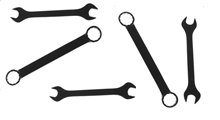
#> input picture Dibujar/llaves.png, 220 x 120 px
$ python dibujar.py
#> lines starting #> are read from the running program, lines starting #| are printed output that depends on the picture; after the words box and inside, x2 and y2 are one past the last pixel; in counts of white or black regions, pixels touching at a corner belong together
import cv2
import numpy as np
import matplotlib.pyplot as plt
from skimage.color import rgb2gray
from skimage.filters import threshold_otsu
from skimage.measure import label, regionprops

def dibujar():
    # Captura
    g = cv2.imread('llaves.png')
#> g is the input picture: shape (120, 220, 3); min 13, max 255, mean 225.4

    # Preprocesamiento
    if g is not None and len(g.shape) == 3:  # Es RGB?
        g_gray = cv2.cvtColor(g, cv2.COLOR_BGR2GRAY)
    else:
        g_gray = g

    # Segmentación (usando el método de Otsu para la binarización)
    T = threshold_otsu(g_gray)
#> T = 149
    bw = g_gray < T  # Invertir la binarización para que sea igual a ~bw en MATLAB
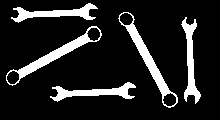
#> bw: shape (120, 220) bool; 13.5% white; 5 white regions
    plt.imshow(bw, cmap='gray')

    # Etiquetado de regiones
    L = label(bw)
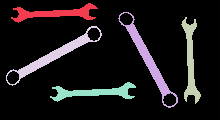
#> L: shape (120, 220) int32; 6 distinct labels, from 0 to 5; one colour per label, 0 black
    n = L.max()
#> n = 5

    # Descripción: obtener el BoundingBox y el Centroid de cada región etiquetada
    stats = regionprops(L)
#> stats = 5 regions; box (x1, y1, x2, y2) and area: (118, 12, 178, 108) 811, (6, 26, 102, 86) 811, (11, 3, 98, 23) 646, (181, 17, 201, 104) 646, (50, 82, 136, 102) 645

    # Dibuja el BoundingBox y el Centroid
    plt.figure()
    plt.imshow(bw, cmap='gray')
    plt.title(f'Existen {n} objetos')

    for region in stats:
        # BoundingBox
        minr, minc, maxr, maxc = region.bbox
        rect = plt.Rectangle((minc, minr), maxc - minc, maxr - minr,
                             edgecolor='g', facecolor='none')
        plt.gca().add_patch(rect)

        # Centroid
        cy, cx = region.centroid
        plt.plot(cx, cy, '+r')
#> this loop made 5 passes
#> (minr, minc, maxr, maxc, cy, cx) on passes 1 to 5: (3, 11, 23, 98, 12.85, 54.94), (12, 118, 108, 178, 59.85, 148.1), (17, 181, 104, 201, 60.94, 190.2), (26, 6, 86, 102, 54.88, 53.85), (82, 50, 102, 136, 91.86, 93.87)

    plt.show()
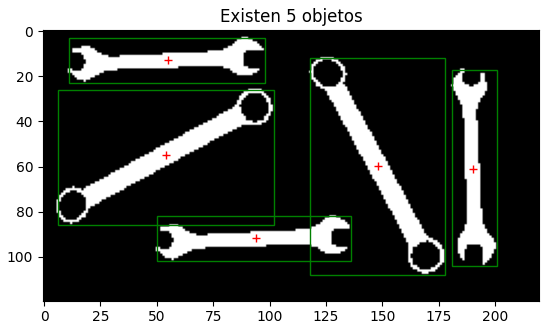
#> figure drawn by matplotlib, 1 panel

# Ejecutar la función
dibujar()
